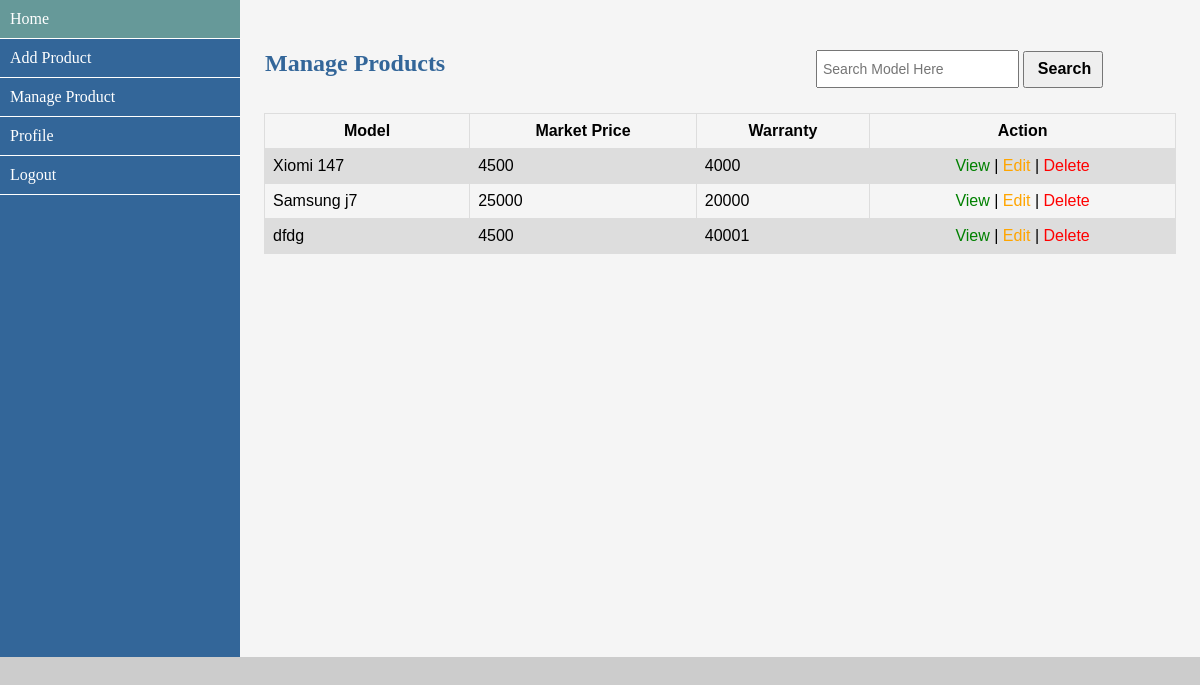
The app's page /admin/search.php (signed in) with its own data.
### tables this page shows
CREATE TABLE `md_user_product` (
  `p_id` int(10) NOT NULL,
  `p_model` varchar(40) NOT NULL,
  `p_price` int(10) NOT NULL,
  `p_user_price` int(10) NOT NULL,
  `used` varchar(40) NOT NULL,
  `p_warranty` varchar(40) NOT NULL,
  `p_area` varchar(40) NOT NULL,
  `p_desc` text NOT NULL,
  `type` varchar(40) NOT NULL,
  `p_image` varchar(100) NOT NULL,
  `user_id` int(10) NOT NULL
);

### admin/database.php (called while the page is built, shortened)
<?php
	$dbHost = "localhost";
	$dbUser = "root";
	$dbPass = "";
	$dbName = "db_md";
	$con = mysqli_connect($dbHost,$dbUser,$dbPass,$dbName);
	function selectAll($query) {
		global $con;
		if ($con) {
			$result = mysqli_query($con,$query);
			if ($result) {
				return $result;
			} else {
				echo mysqli_error($con);
			}
		} else {
			echo "Database connection failed";
		}
	}
?>

### admin/search.php (the view, shortened to what this page needs)
<?php
	if ($_COOKIE["user"] == "dealer") {
		include_once('dealer_sidebar.php');
	} else {
		include_once('cell_sidebar.php');
	}?>
		<div class="content">
			<div class="form_title">
				<h2>Manage Products</h2>
			</div>
			<div class="form_search">
				<form action="search.php" method="get" id='frm'>
					<input type="text" name="search" id="search" placeholder="Search Model Here">
					<input type="submit" value="Search" class="btn_search" onclick="return searchT()">
				</form>
			</div>
			<div class="data">
				<table>
					<tr>
						<th>Model</th>
						<th>Market Price</th>
						<th>Warranty</th>
						<th>Action</th>
					</tr>
					<?php
						$id = $_SESSION['id'];
						$txt = $_GET['search'];
						$type = $_SESSION['post'];
						if ($type == "dealer") {
							$query = "SELECT * FROM md_product WHERE user_id='$id' AND p_model LIKE '%".$txt."%' ORDER BY p_id DESC";
						$res = selectAll($query);
						$count = mysqli_num_rows($res);
						if ($count < 1) { ?>
						</table>
							<div class="msg">
								<?php echo "No records found"; ?>
							</div>
							</div>
						<?php
							} else {
								while ($result = mysqli_fetch_assoc($res)) {
						?>
					<tr>
						<td><?= $result['p_model']; ?></td>
						<td><?= $result['p_price']; ?></td>
						<td><?= $result['p_warranty']; ?></td>
						<td style="text-align: center;">
							<a href="view_dealer_product.php?v=<?= $result['p_id']; ?>" class="clr">View </a>|
							<a href="edit_dealer_product.php?e=<?= $result['p_id']; ?>" class="edt">Edit </a>|
							<a href="delete_dealer_product.php?d=<?= $result['p_id']; ?>" class="dlt" onclick="return confirm('Are you sure to DELETE?')"> Delete</a>
						</td>
					</tr>
					<?php } ?>
				</table>
			</div>
			<?php }
						} else {
							$query = "SELECT * FROM md_user_product WHERE user_id='$id' AND p_model LIKE '%".$txt."%' ORDER BY p_id DESC";
						$res = selectAll($query);
						$count = mysqli_num_rows($res);
						if ($count < 1) { ?>
						</table>
							<div class="msg">
								<?php echo "No records found"; ?>
							</div>
							</div>
						<?php
							} else {
								while ($result = mysqli_fetch_assoc($res)) {
						?>
					<tr>
						<td><?= $result['p_model']; ?></td>
						<td><?= $result['p_price']; ?></td>
						<td><?= $result['p_user_price']; ?></td>
						<td style="text-align: center;">
							<a href="view_seller_product.php?v=<?= $result['p_id']; ?>" class="clr">View </a>|
							<a href="edit_seller_product.php?e=<?= $result['p_id']; ?>" class="edt">Edit </a>|
							<a href="delete_seller_product.php?d=<?= $result['p_id']; ?>" class="dlt" onclick="return confirm('Are you sure to DELETE?')"> Delete</a>
						</td>
					</tr>
					<?php } ?>
				</table>
			</div>
			<?php }
						} ?>
		</div>
	</div>
</body>
</html>

### admin/assets/css/style.css (style rules this page uses)
* { margin: 0px; padding: 0px; outline: 0; }
body { font-family: verdana; background-color: #ccc; }
a { text-decoration: none; }
.container .content { width: 80%; float: left; background-color: whitesmoke; height: 657px; }
.content .form_title { width: 60%; float: left; }
.form_title h2 { margin-top: 50px; padding-left: 25px; color: #336699; }
.content .form_search { width: 40%; float: left; margin-top: 50px; }
.form_search input { width: 50%; height: 30px; padding: 2px; font-size: 14px; padding-left: 5px; }
.form_search .btn_search { width: 80px; height: 37px; font-size: 16px; font-weight: bold; cursor: pointer; }
.content .data { width: 95%; float: left; margin-top: 25px; margin-left: 2.5%; }
.data table { font-family: arial, sans-serif; border-collapse: collapse; width: 100%; }
.data table td, th { border: 1px solid #dddddd; text-align: left; padding: 8px; }
.data table tr:nth-child(even) { background-color: #dddddd; }
.data table th { text-align: center; }
.clr { color: green; }
.dlt { color: red; }
.edt { color: orange; }

### records on screen
md_user_product: p_model "Xiomi 147", p_price "4500", p_user_price "4000"
md_user_product: p_model "Samsung j7", p_price "25000", p_user_price "20000"
md_user_product: p_model "dfdg", p_price "4500", p_user_price "40001"
